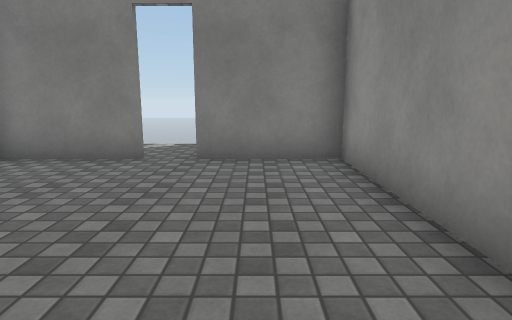
view 1 (above)

16 first-person views from a walk through a scene from a Unity 3-D project. The camera is 1.2 m above the floor, tilts 10° down and sees 75° across. Doors are open. The floor is counted in squares, 1 m on a side. Each view is taken from the middle of a square. On the plan, view 1 faces up. The plan holds only what a view shows up to about 14 squares ahead; the rest is blank. The place goes on beyond the plan. The player is left out. Surface patterns are stand-ins for the level's own textures.

view 2
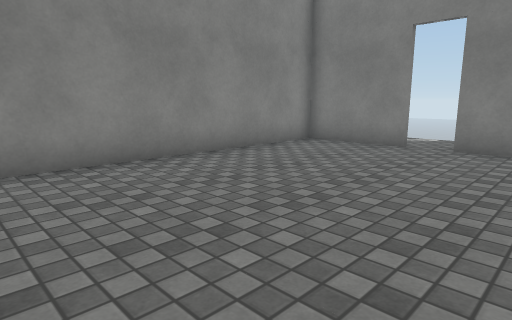

view 3
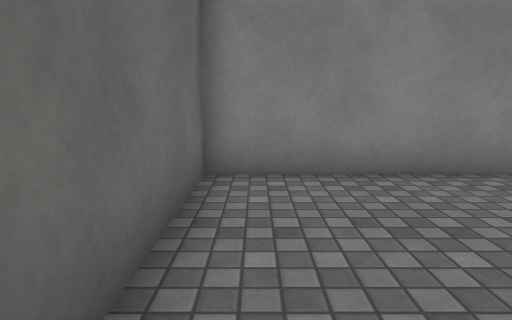

view 4
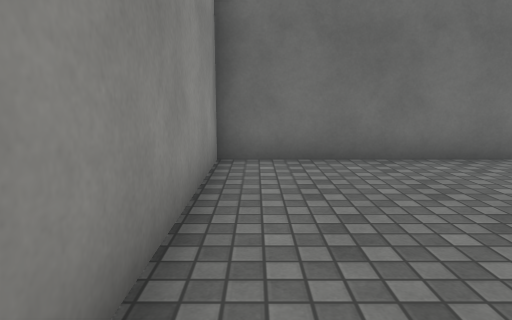

view 5
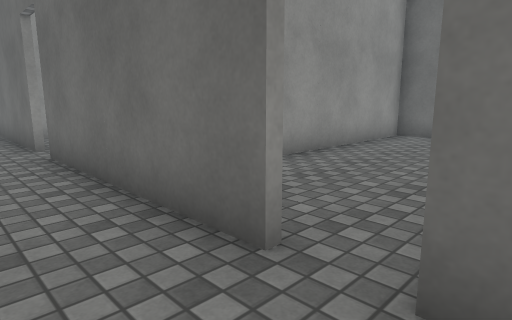

view 6
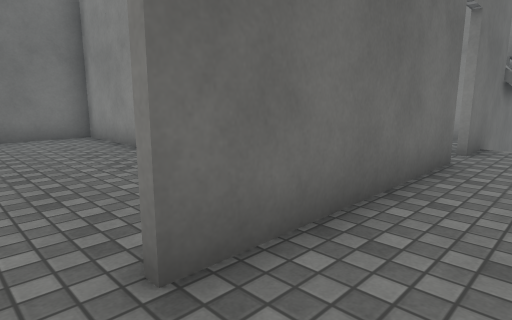

view 7
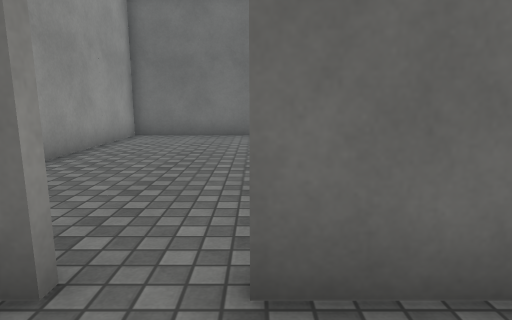

view 8
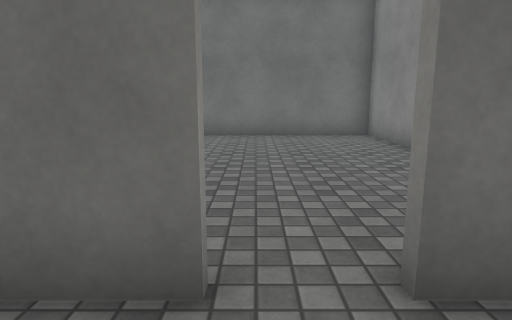

view 9
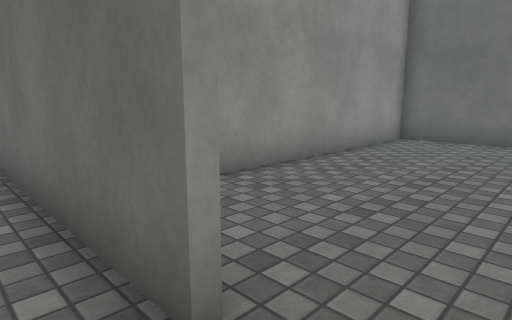

view 10
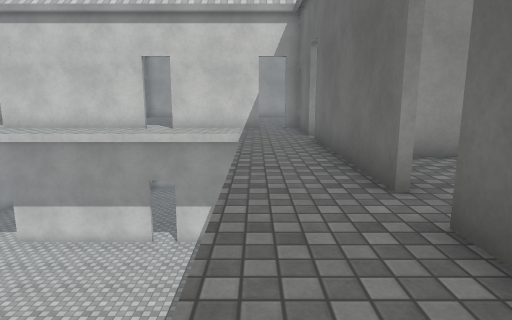

view 11
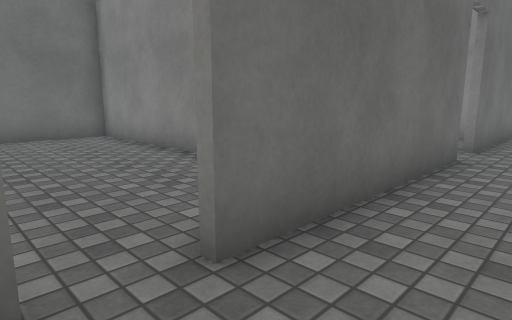

view 12
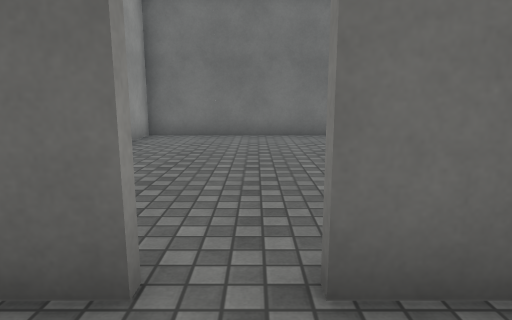

view 13
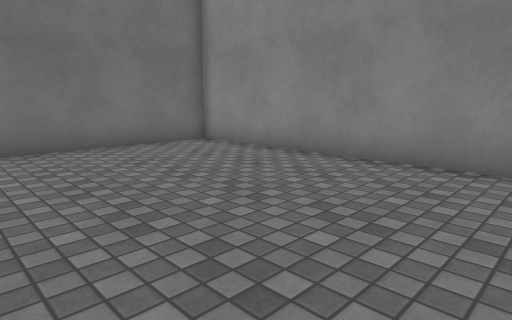

view 14
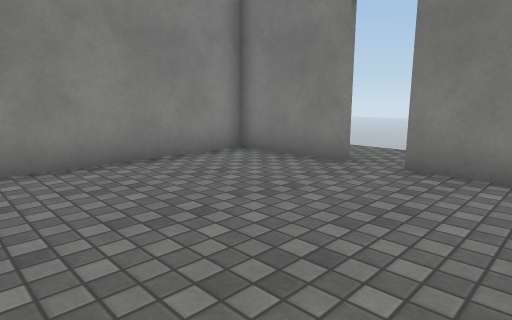

view 15
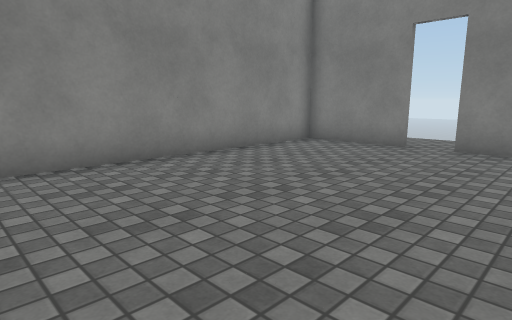

view 16
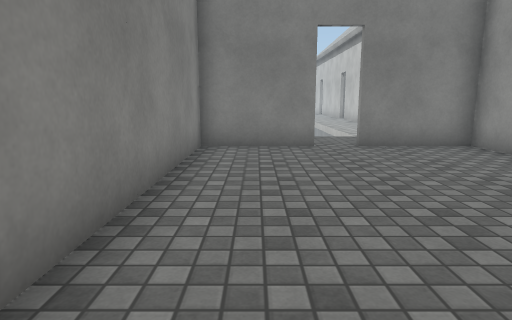

### Floor plan
Key: @ floor where view 1 was taken; # wall or solid block; . main floor; - floor 5.25 m lower than the main floor; / step, stairs or slope; D open door.
Columns run from 6 left of view 1 to 16 right of it. Each row starts with its distance up from view 1.
 19                     -..
 18                   ---..
 17                  ----..
 16                  ----..
 15                  ----..
 14                  ----..
 13                  ----..
 12                  ----..
 11                      ..
 10                      ..
  9    ....................
  8   /....................
  7 ####D######DD######D###
  6 #.......#......#.......
  5 #.......# .....#.......
  4 #.......# .....#.......
  3 #.......#......#.......
  2 #.......#......#.......
  1 #.......#......#.......
  0 #.....@.#......#.......
 -1 #.......#......#.......
 -2 #.......#......#.......
 -3 #######################

Positions as (right, up) in squares from view 1, and headings:
1: (0, 0), facing up
2: (1, -2), facing up-left
3: (0, -2), facing left
4: (1, 4), facing down
5: (-3, 9), facing down-right
6: (6, 9), facing down-left
7: (5, 9), facing down
8: (6, 9), facing down
9: (5, 8), facing down-right
10: (2, 9), facing right
11: (14, 9), facing down-left
12: (13, 9), facing down
13: (16, 6), facing down-left
14: (16, 1), facing up-left
15: (16, -2), facing up-left
16: (11, -2), facing up
